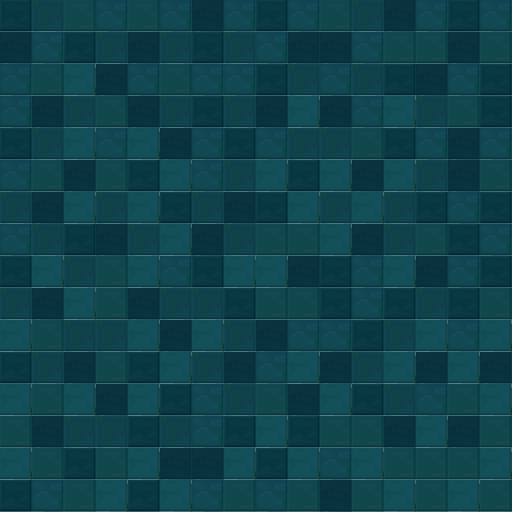

Rendered tile map (Tiled .tmx) drawn with the repository's tilesets; below, a short description and the full map source, tile grids included:
An orthogonal 16x16 tile map with 32x32 px tiles, 1 tile layer (Floor1), 1 hidden layer not drawn.

<map version="1.0" tiledversion="1.0.1" orientation="orthogonal" renderorder="right-down" width="16" height="16" tilewidth="32" tileheight="32" nextobjectid="17">
 <tileset firstgid="1" name="brick" tilewidth="32" tileheight="32" tilecount="294" columns="21">
  <image source="brick.png" width="672" height="448" />
 </tileset>
 <layer name="Floor1" width="16" height="16">
  <data encoding="csv">
2,3,4,5,4,5,1,5,2,5,4,3,1,5,2,5,
1,5,2,3,1,3,2,3,5,1,1,5,4,4,1,4,
5,4,6,1,5,4,5,5,2,3,5,3,2,1,5,2,
5,1,3,4,1,3,2,3,1,6,1,5,6,3,4,2,
2,3,6,5,6,1,5,2,5,3,3,4,2,5,1,5,
5,4,1,4,2,6,5,3,6,2,6,1,6,3,1,4,
3,1,6,3,6,2,3,1,2,6,3,6,3,2,5,2,
5,3,2,1,3,6,1,3,4,4,6,1,3,4,2,5,
2,6,3,4,6,5,2,6,6,1,2,5,6,1,5,2,
3,1,6,4,1,3,3,2,4,4,2,5,2,3,2,4,
6,4,3,3,6,1,6,3,1,5,5,2,3,6,5,6,
2,3,1,4,2,6,3,1,5,6,1,3,6,1,6,1,
6,4,6,1,6,2,5,3,4,1,6,2,3,5,4,6,
4,1,3,3,2,3,5,2,6,2,4,4,1,6,1,4,
6,4,2,4,6,1,1,6,2,6,5,6,4,4,4,6,
2,5,4,6,2,6,5,4,5,4,1,4,6,4,6,4
</data>
 </layer>
 <layer name="Floor2" width="16" height="16" visible="0">
  <data encoding="csv">
4,2,3,2,3,6,1,4,6,5,6,4,5,4,2,3,
6,4,6,3,2,5,3,5,2,4,1,2,4,2,3,6,
3,5,4,5,6,2,1,6,4,5,4,2,1,4,5,2,
2,3,6,1,4,1,6,4,2,4,2,3,5,5,4,3,
3,2,4,2,6,5,4,5,2,5,3,2,3,1,6,5,
1,1,5,3,6,6,5,1,4,6,2,6,1,5,4,1,
5,1,5,2,6,5,4,3,2,4,6,3,5,4,1,3,
2,3,4,6,5,4,6,2,5,5,3,2,3,6,5,1,
1,1,5,4,2,1,4,6,4,2,4,3,1,1,4,5,
3,6,6,5,4,6,1,5,4,4,5,2,5,1,5,1,
2,1,3,4,2,4,2,4,2,1,4,1,4,6,4,3,
3,5,5,1,6,1,3,1,3,1,5,6,1,2,1,2,
6,6,3,2,3,5,1,3,5,6,6,6,2,3,6,3,
3,2,2,3,1,6,3,5,3,6,2,4,3,1,3,1,
5,6,3,5,3,1,2,6,4,5,3,2,6,4,5,2,
3,1,6,3,2,6,1,3,1,3,2,3,1,1,4,6
</data>
 </layer>
</map>